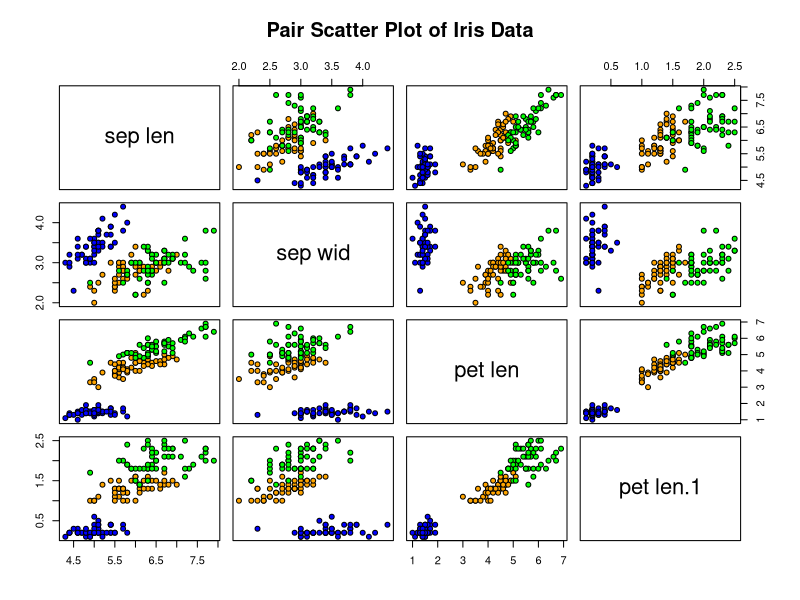

R code for this plot:
rm(list = ls())

ir_df <- iris
names(ir_df) <- c( "sep len","sep wid","pet len", "pet len", "species")

pairs(ir_df[1:4], main = "Pair Scatter Plot of Iris Data", pch = 21, bg = c("blue","orange", "green")[unclass(ir_df$species)])